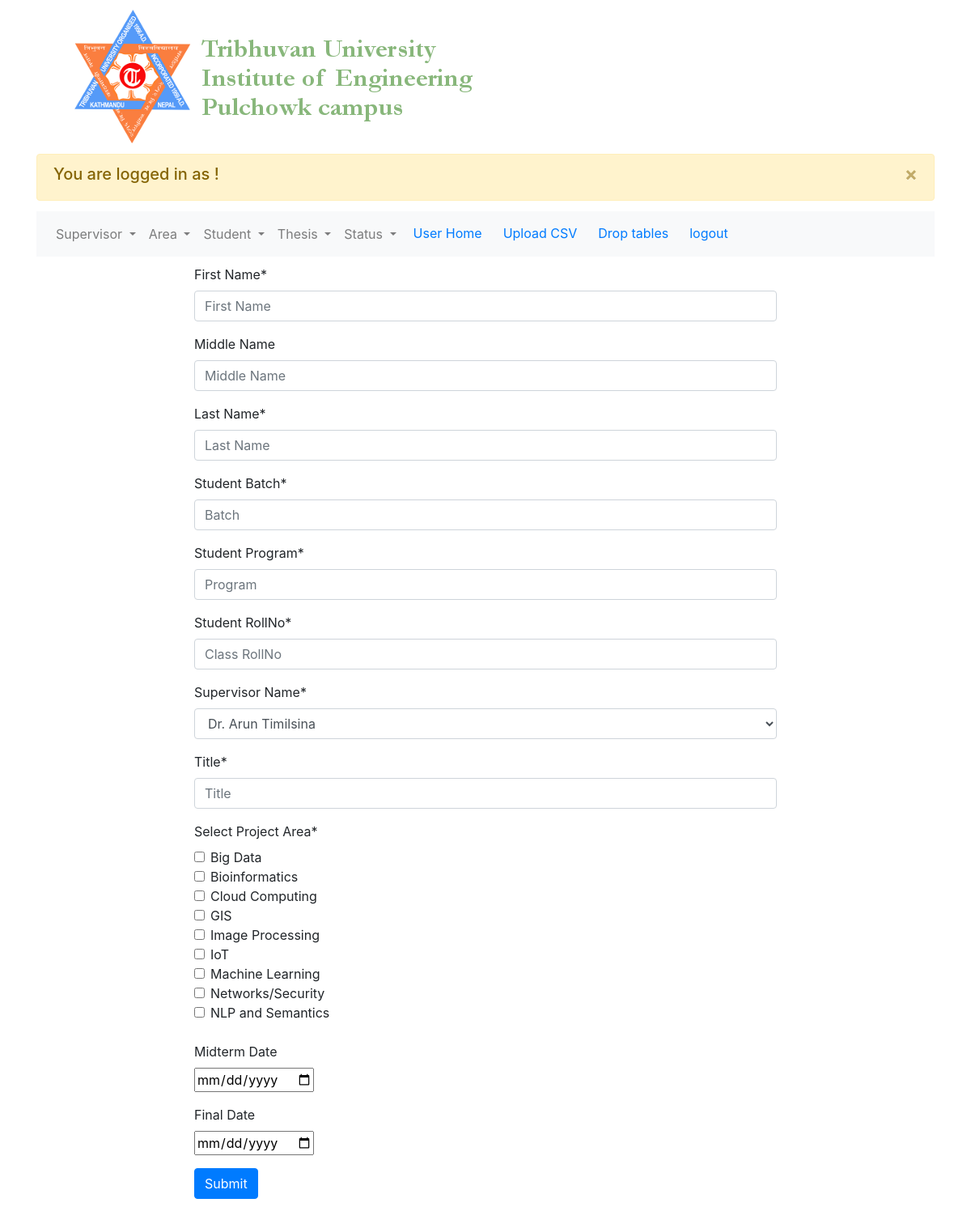
Screenshot of /insertStudent.php (signed in) with the database file from the repository.
### tables this page shows
CREATE TABLE `area` (
  `id` int(11) NOT NULL,
  `name` varchar(20) NOT NULL
);

### insertStudent.php (the view, shortened to what this page needs)
<?php
	if ($_SESSION['loggedin'])
	{
			include("header.php");
				include("nav.php");
				include("connection.php");
				$supervisor = "SELECT * FROM supervisor";
				$data = mysqli_query($conn, $supervisor);
				$area = "SELECT * FROM area";
				$data1 = mysqli_query($conn , $area);
			?>
			<form action="" method="POST" style="padding: 10px; margin: auto;" class="col-sm-8">
				  <div class="form-group">
				    <label>First Name*</label>
				    <input class="form-control" id="exampleInputEmail1" name="first_name" aria-describedby="emailHelp" placeholder="First Name" required>
				  </div>
				  <div class="form-group">
				    <label>Middle Name</label>
				    <input class="form-control" id="exampleInputEmail1" name="middle_name" aria-describedby="emailHelp" placeholder="Middle Name">
				  </div>
				  <div class="form-group">
				    <label>Last Name*</label>
				    <input class="form-control" id="exampleInputEmail1" name="last_name" aria-describedby="emailHelp" placeholder="Last Name">
				  </div>
				  <div class="form-group">
				    <label>Student Batch*</label>
				    <input class="form-control" id="exampleInputEmail1" name="stud_batch" aria-describedby="emailHelp" placeholder="Batch" required>
				  </div>
				  <div class="form-group">
				    <label>Student Program*</label>
				    <input class="form-control" id="exampleInputEmail1" name="stud_depart" aria-describedby="emailHelp" placeholder="Program" required>
				  </div>
				  <div class="form-group">
				    <label>Student RollNo*</label>
				    <input class="form-control" id="exampleInputEmail1" name="stud_rollno" aria-describedby="emailHelp" placeholder="Class RollNo" required>
				  </div>
				   <div class="form-group">
				  	<label>Supervisor Name*</label>
					  <select class="form-control" name="sup_id">
					  	<?php
					  	while($fetch = mysqli_fetch_assoc($data)){
					  		$temp = $fetch['title'].' '.$fetch['first_name'].' '.$fetch['middle_name'].' '.$fetch['last_name'];
					  		$id = $fetch['id']; ?>
					  		<option value="<?php echo $id ?>"><?php echo $temp ?></option>
					  	<?php
					  		}
					  	?>
					  </select>
				  </div>
				  <div class="form-group">
				   <label>Title*</label>
				    <input class="form-control" id="exampleInputPassword1" name="title" placeholder="Title" required>
				  </div>
				  <label>Select Project Area*</label>
				  <div class="form-check">
				  	<?php
				  	while($fetch = mysqli_fetch_assoc($data1)){
				  			$name = $fetch['name'];
				  			$id = $fetch['id'];
				  		?>
				  		 <input class="form-check-input" name="checklist[]" type="checkbox" value="<?php echo $id ?>" id="defaultCheck1">
				  		<label class="form-check-label" for="defaultCheck1">
				    		<?php echo $name ?>
				    	</label>
				    	<br>
				    <?php
				  	}
				 	?>
				 </div><br>
				  <div class="form-group">
				    <label>Midterm Date</label><br>
				    <input type="date" id="midterm_date" name="midterm_date">
				  </div>
				  <div class="form-group">
				    <label>Final Date</label><br>
				    <input type="date" id="midterm_date" name="final">
				  </div>
				  <button type="submit" name="submit" value="submit" class="btn btn-primary">Submit</button>
				</form>
				<?php
	}
	else
	{
		header('Location: adminIOE.html');
	}
?>

### rows the page displays
area: name "Big Data"
area: name "Bioinformatics"
area: name "Cloud Computing"
area: name "GIS"
area: name "Image Processing"
area: name "IoT"
area: name "Machine Learning"
area: name "Networks/Security"
area: name "NLP and Semantics"

### other values shown
form field sup_id "Dr. Arun Timilsina"
